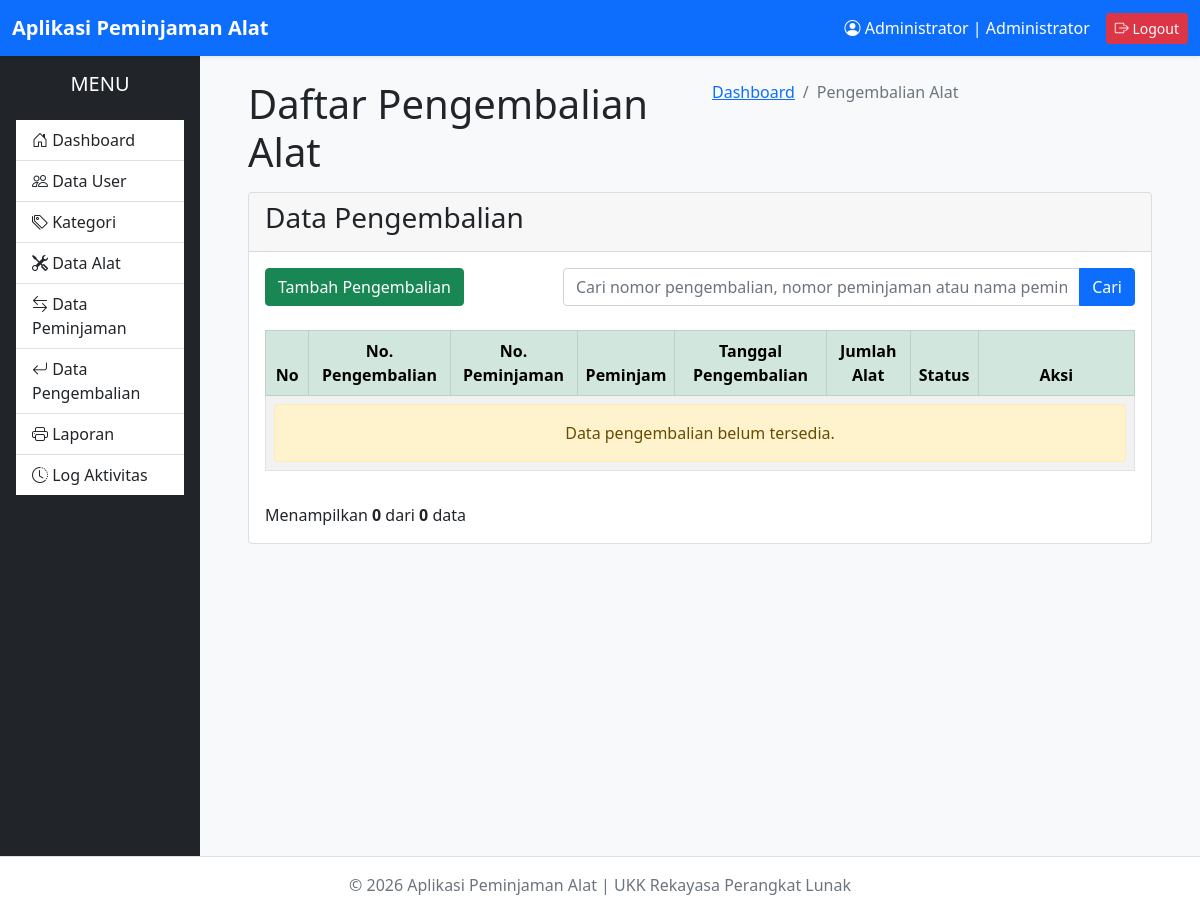
The page /administrator/pengembalian/index.php (signed in) on the database as committed earlier.
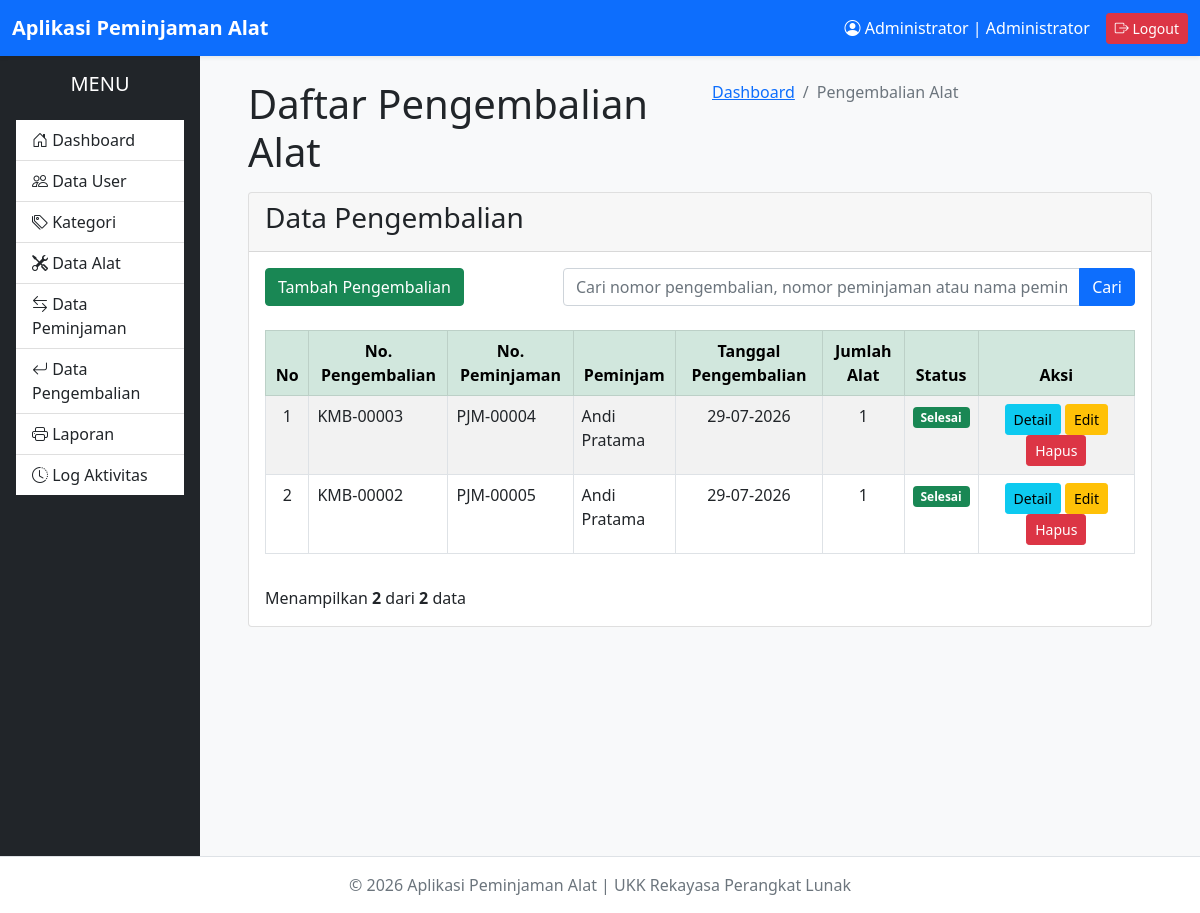
The same page on the database as committed later.
### tables this page shows
CREATE TABLE `pengembalian` (
  `id_pengembalian` int(11) NOT NULL,
  `id_peminjaman` int(11) NOT NULL,
  `tanggal_pengembalian` date NOT NULL,
  `kondisi_kembali` enum('Baik','Rusak Ringan','Rusak Berat') DEFAULT 'Baik',
  `keterangan` text DEFAULT NULL,
  `created_at` timestamp NOT NULL DEFAULT current_timestamp(),
  `updated_at` timestamp NOT NULL DEFAULT current_timestamp() ON UPDATE current_timestamp()
);

CREATE TABLE `users` (
  `id_user` int(11) NOT NULL,
  `nama_lengkap` varchar(100) NOT NULL,
  `username` varchar(50) NOT NULL,
  `password` varchar(255) NOT NULL,
  `level` enum('Administrator','Petugas','Peminjam') NOT NULL,
  `status` enum('Aktif','Tidak Aktif') DEFAULT 'Aktif',
  `created_at` timestamp NOT NULL DEFAULT current_timestamp(),
  `updated_at` timestamp NOT NULL DEFAULT current_timestamp() ON UPDATE current_timestamp()
);

CREATE TABLE `peminjaman` (
  `id_peminjaman` int(11) NOT NULL,
  `id_user` int(11) NOT NULL,
  `tanggal_pinjam` date NOT NULL,
  `tanggal_kembali` date NOT NULL,
  `status` enum('Menunggu','Disetujui','Ditolak','Dipinjam','Selesai') DEFAULT 'Menunggu',
  `created_at` timestamp NOT NULL DEFAULT current_timestamp(),
  `updated_at` timestamp NOT NULL DEFAULT current_timestamp() ON UPDATE current_timestamp()
);

### administrator/pengembalian/index.php (the view, shortened to what the changed rows need)
<?php
require '../../config/database.php';
$keyword = '';
$batasData = 10;
$halaman = isset($_GET['page']) ? (int) $_GET['page'] : 1;
$mulai = ($halaman - 1) * $batasData;
$sqlTotal = "
SELECT COUNT(*) AS total
FROM pengembalian pg
INNER JOIN peminjaman p
ON pg.id_peminjaman = p.id_peminjaman
INNER JOIN users u
ON p.id_user = u.id_user
WHERE
u.nama_lengkap LIKE ?
OR
p.id_peminjaman LIKE ?
OR
pg.id_pengembalian LIKE ?
";
$stmt = $conn->prepare($sqlTotal);
$cari = '%' . $keyword . '%';
$stmt->bind_param(
    'sss',
    $cari,
    $cari,
    $cari,
);
$stmt->execute();
$totalData = $stmt->get_result()->fetch_assoc()['total'];
$sql = "
SELECT
    pg.id_pengembalian,
    pg.id_peminjaman,
    pg.tanggal_pengembalian,
    pg.keterangan,
    p.status,
    u.nama_lengkap,
    COUNT(dp.id_detail_pengembalian) AS jumlah_alat
FROM pengembalian pg
INNER JOIN peminjaman p
ON pg.id_peminjaman = p.id_peminjaman
INNER JOIN users u
ON p.id_user = u.id_user
LEFT JOIN detail_pengembalian dp
ON pg.id_pengembalian = dp.id_pengembalian
WHERE
u.nama_lengkap LIKE ?
OR
p.id_peminjaman LIKE ?
OR
pg.id_pengembalian LIKE ?
GROUP BY
pg.id_pengembalian
ORDER BY
pg.id_pengembalian DESC
LIMIT ?, ?
";
$stmt = $conn->prepare($sql);
$stmt->bind_param(
    'sssii',
    $cari,
    $cari,
    $cari,
    $mulai,
    $batasData,
);
$stmt->execute();
$result = $stmt->get_result();
?>
<!DOCTYPE html>
<html lang="id">
<head>
    <?php include '../../layouts/header.php'; ?>
</head>
<body>
    <div class="wrapper">
        <?php
        require_once '../../layouts/sidebar.php';
        ?>
        <div class="content-wrapper">
            <section class="content-header">
                <div class="container-fluid">
                    <div class="row mb-2">
                        <div class="col-sm-6">
                            <h1>
                                Daftar Pengembalian Alat
                            </h1>
                        </div>
                    </div>
                </div>
            </section>
            <section class="content">
                <div class="container-fluid">
                    <div class="card card-success">
                        <div class="card-body">
                            <div class="table-responsive">
                                <table class="table table-bordered table-striped table-hover">
                                    <thead class="table-success">
                                        <tr class="text-center">
                                            <th width="5%">No</th>
                                            <th>No. Pengembalian</th>
                                            <th>No. Peminjaman</th>
                                            <th>Peminjam</th>
                                            <th>Tanggal Pengembalian</th>
                                            <th>Jumlah Alat</th>
                                            <th>Status</th>
                                            <th width="18%">Aksi</th>
                                        </tr>
                                    </thead>
                                    <tbody>
                                        <?php if ($result->num_rows > 0) : ?>
                                        <?php
            $no = $mulai + 1;
            while ($row = $result->fetch_assoc()) :
                $nomorPengembalian = "KMB-" . str_pad(
                    $row['id_pengembalian'],
                    5,
                    "0",
                    STR_PAD_LEFT
                );
                $nomorPeminjaman = "PJM-" . str_pad(
                    $row['id_peminjaman'],
                    5,
                    "0",
                    STR_PAD_LEFT
                );
                switch ($row['status']) {
                    case 'Selesai':
                        $badge = "success";
                        break;
                }
            ?>
                                        <tr>
                                            <td class="text-center">
                                                <?= $no++ ?>
                                            </td>
                                            <td>
                                                <?= htmlspecialchars($nomorPengembalian) ?>
                                            </td>
                                            <td>
                                                <?= htmlspecialchars($nomorPeminjaman) ?>
                                            </td>
                                            <td>
                                                <?= htmlspecialchars($row['nama_lengkap']) ?>
                                            </td>
                                            <td class="text-center">
                                                <?= date('d-m-Y', strtotime($row['tanggal_pengembalian'])) ?>
                                            </td>
                                            <td class="text-center">
                                                <?= $row['jumlah_alat'] ?>
                                            </td>
                                            <td class="text-center">
                                                <span class="badge bg-<?= $badge ?>">
                                                    <?= htmlspecialchars($row['status']) ?>
                                                </span>
                                            </td>
                                            <td class="text-center">
                                                <a href="detail.php?id=<?= $row['id_pengembalian'] ?>"
                                                    class="btn btn-info btn-sm">
                                                    Detail
                                                </a>
                                                <a href="edit.php?id=<?= $row['id_pengembalian'] ?>"
                                                    class="btn btn-warning btn-sm">
                                                    Edit
                                                </a>
                                                <a href="hapus.php?id=<?= $row['id_pengembalian'] ?>"
                                                    class="btn btn-danger btn-sm"
                                                    onclick="return confirm('Yakin ingin menghapus data pengembalian ini?');">
                                                    Hapus
                                                </a>
                                            </td>
                                        </tr>
                                        <?php endwhile; ?>
                                        <?php else : ?>
                                        <tr>
                                            <td colspan="8" class="text-center">
                                                <div class="alert alert-warning mb-0">
                                                    Data pengembalian belum tersedia.
                                                </div>
                                            </td>
                                        </tr>
                                        <?php endif; ?>
                                    </tbody>
                                </table>
                            </div>
                            <div class="mt-3 d-flex justify-content-between align-items-center">
                                <div>
                                    Menampilkan
                                    <strong><?= $result->num_rows ?></strong>
                                    dari
                                    <strong><?= $totalData ?></strong>
                                    data
                                </div>
                            </div>
                        </div>
                    </div>
                </div>
            </section>
        </div>
        <?php include '../../layouts/footer.php'; ?>
</body>
</html>

Rows that differ between the two databases and show on the page:
added pengembalian: id_pengembalian "KMB-00003", id_peminjaman "PJM-00004", users.nama_lengkap "Andi Pratama", tanggal_pengembalian "29-07-2026", jumlah_alat "1", id_peminjaman.status "Selesai"
added pengembalian: id_pengembalian "KMB-00002", id_peminjaman "PJM-00005", users.nama_lengkap "Andi Pratama", tanggal_pengembalian "29-07-2026", jumlah_alat "1", id_peminjaman.status "Selesai", id_pengembalian "2"
Other text that changed with them:
$totalData: "0" → "2"
$result->num_rows: "0" → (not shown)
text no longer shown: "Data pengembalian belum tersedia."
